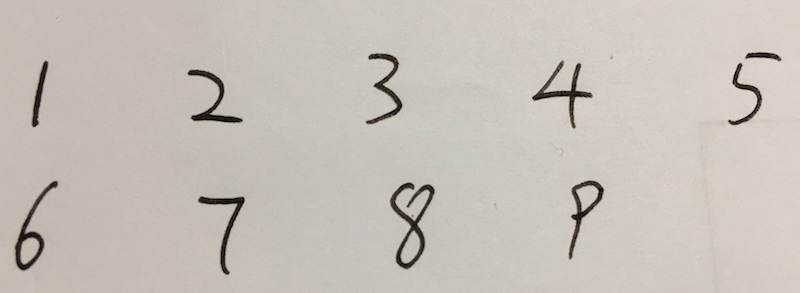
#> input picture src/毕业设计源码/图像处理/test.jpg, 800 x 293 px
$ python imagedeal.py   (Python 2 division)   (older library calls are emulated)
#> lines starting #> are read from the running program, lines starting #| are printed output that depends on the picture; after the words box and inside, x2 and y2 are one past the last pixel; in counts of white or black regions, pixels touching at a corner belong together
# coding=utf-8
import cv2
import numpy as np


def where_num(frame):
    rois = []
    # 灰度处理
    gray = cv2.cvtColor(frame, cv2.COLOR_BGR2GRAY)
    element = cv2.getStructuringElement(cv2.MORPH_RECT, (3, 3))
    # 二次腐蚀处理
    gray2 = cv2.dilate(gray, element)
    gray3 = cv2.dilate(gray2, element)
    # cv2.imshow("dilate", gray3)
    # 二次膨胀处理
    gray2 = cv2.erode(gray2, element)
    gray2 = cv2.erode(gray2, element)
    # cv2.imshow("erode", gray2)
    # 膨胀腐蚀做差
    edges = cv2.absdiff(gray, gray2)
    # cv2.imshow("absdiff", edges)
    # 使用算子进行降噪
    x = cv2.Sobel(edges, cv2.CV_16S, 1, 0)
    y = cv2.Sobel(edges, cv2.CV_16S, 0, 1)
    absX = cv2.convertScaleAbs(x)
    absY = cv2.convertScaleAbs(y)
    dst = cv2.addWeighted(absX, 0.5, absY, 0.5, 0)
    # cv2.imshow("sobel", dst)
    # 选择阀值对图片进行二值化处理
    ret_1, ddst = cv2.threshold(dst, 50, 255, cv2.THRESH_BINARY)
    # 寻找图片中出现过得轮廓
    im, contours, hierarchy = cv2.findContours(
        ddst, cv2.RETR_EXTERNAL, cv2.CHAIN_APPROX_SIMPLE)
    # 在保存的轮廓里利用宽度和高度进行筛选
    for c in contours:
        x, y, w, h = cv2.boundingRect(c)
        if w > 12 and h > 24:
            rois.append((x, y, w, h))
    return rois


def resize_image(image, height=28, width=28):
    top, bottom, left, right = (0, 0, 0, 0)
    h, w, _ = image.shape
    longest_edge = max(h, w)
    if h < longest_edge:
        dh = longest_edge - h
        top = dh // 2
        bottom = dh - top
    elif w < longest_edge:
        dw = longest_edge - w
        left = dw // 2
        right = dw - left
    else:
        pass
    BLACK = [0, 0, 0]
    ret, thresh2 = cv2.threshold(image, 170, 255, cv2.THRESH_BINARY_INV)
    constant = cv2.copyMakeBorder(
        thresh2, top, bottom, left, right, cv2.BORDER_CONSTANT, value=BLACK)
    onstant = cv2.copyMakeBorder(
        constant, 30, 20, 20, 20, cv2.BORDER_CONSTANT, value=0)
    return cv2.resize(onstant, (height, width))


image = cv2.imread('./test.jpg')
#> image is the input picture: shape (293, 800, 3); mean B, G, R 184.3, 192.3, 199.3
num = where_num(image)
#> in where_num, `y = cv2.Sobel(edges, cv2.CV_16S, 0, 1)`:
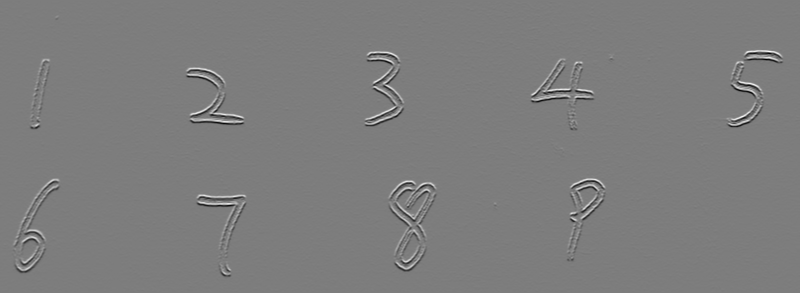
#> y: shape (293, 800) int16; min -523, max 541, mean 0; drawn with min black and max white
#> in where_num, `ret_1, ddst = cv2.threshold(dst, 50, 255, cv2.THRESH_BINARY)`:
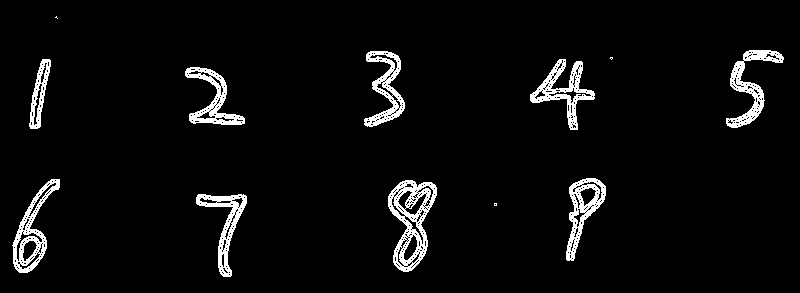
#> ddst: shape (293, 800); 4.7% white; 12 white regions (3 under 20 px)
#> in where_num, `im, contours, hierarchy = cv2.findContours( ddst, cv2.RETR_EXTERNAL, c..`: contours = 12 contours, 3 with area under 20; largest, box (x1, y1, x2, y2) and area: (388, 180, 437, 272) 2708, (12, 179, 60, 273) 1746, (566, 178, 606, 261) 1496, (530, 59, 595, 130) 1482, (364, 51, 405, 127) 1312
#> the loop in where_num, `for c in contours:` made 12 passes
#> (x, y, w, h) on passes 2 to 12: (196, 194, 51, 83), (388, 180, 49, 92), (12, 179, 48, 94), (566, 178, 40, 83), (185, 67, 60, 58), (530, 59, 65, 71), (29, 59, 22, 70), (610, 57, 3, 3), (364, 51, 41, 76), (726, 50, 58, 78), (55, 16, 3, 3)
#> (c, x, y, w, h) on pass 1: ([[494, 203], [494, 205], [496, 205], [496, 203]], 494, 203, 3, 3)
#> after the loop in where_num, `for c in contours:`: rois = [(196, 194, 51, 83), (388, 180, 49, 92), (12, 179, 48, 94), (566, 178, 40, 83), (185, 67, 60, 58), (530, 59, 65, 71), (29, 59, 22, 70), (364, 51, 41, 76), (726, 50, 58, 78)]
#> num has the same summary as rois in where_num
x, y, w, h = num[0]
#> x = 196; y = 194; w = 51; h = 83
num7 = image[y:y + h, x:x + w]
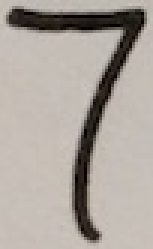
#> num7: shape (83, 51, 3) (shown 3 times larger); mean B, G, R 157.3, 164.7, 172

num1 = resize_image(num7)
#> in resize_image, `ret, thresh2 = cv2.threshold(image, 170, 255, cv2.THRESH_BINARY_INV)`:
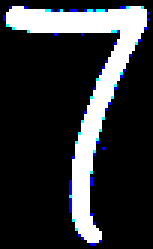
#> thresh2: shape (83, 51, 3) (shown 3 times larger); mean B, G, R 53.4, 49.9, 48
#> in resize_image, `constant = cv2.copyMakeBorder( thresh2, top, bottom, left, right, cv2...`:
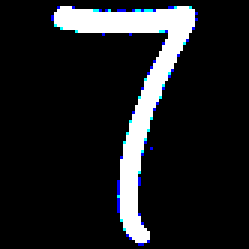
#> constant: shape (83, 83, 3) (shown 3 times larger); mean B, G, R 32.8, 30.7, 29.5
#> in resize_image, `onstant = cv2.copyMakeBorder( constant, 30, 20, 20, 20, cv2.BORDER_CON..`:
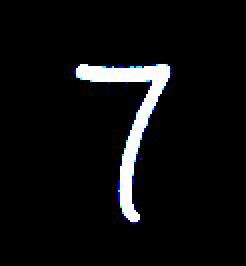
#> onstant: shape (133, 123, 3) (shown 2 times larger); mean B, G, R 13.8, 12.9, 12.4
#> in resize_image, `return cv2.resize(onstant, (height, width))`:
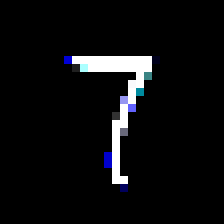
#> returned value: shape (28, 28, 3) (shown 8 times larger); mean of channels 0, 1, 2 13.9, 12.6, 12.2; drawn as B, G, R
print num1.shape
#| (28, 28, 3)
cv2.imshow('num1', num1)


num3 = cv2.imread('./test7.jpeg')
#> (the run stopped early here; a loop or call above may not have finished)
